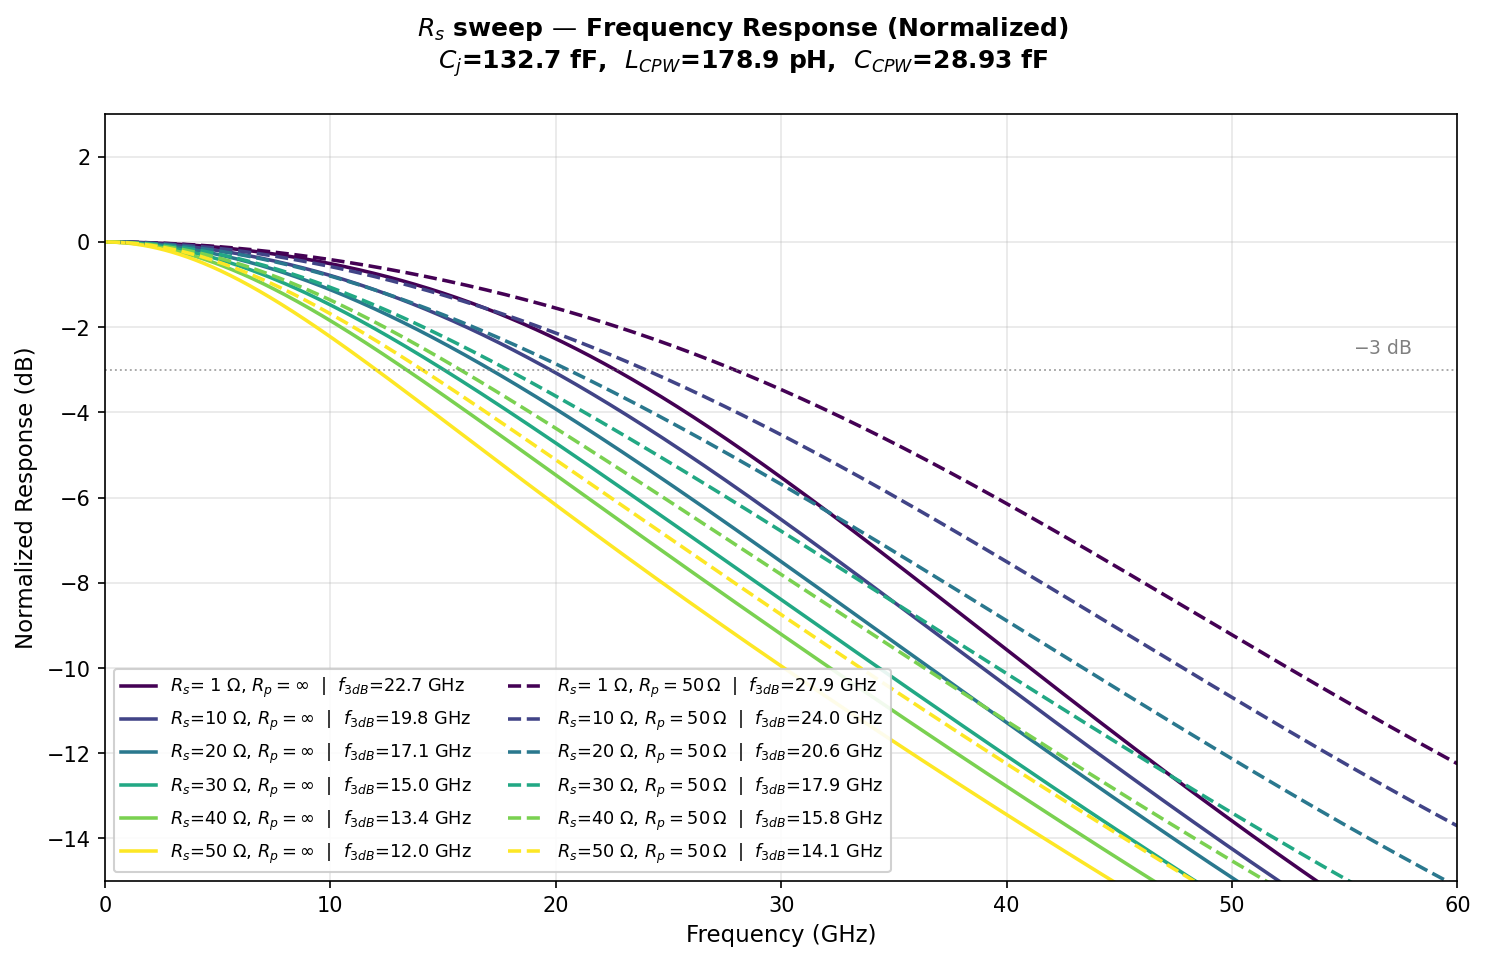

This chart was generated by the following Python code:
"""
Rs sweep with/without shunt resistance Rp
=========================================
Sweep Rs from 1 to 50 Ohm (10 Ohm step).
Compare: Rp = infinity (no shunt) vs Rp = 50 Ohm.

Circuit:
  I_ph || C_PD -- Rs -- L_CPW2 -- NodeA -- L_CPW -- R_L(50Ω)
                                     |
                              C_CPW   Rp + jωL_Rp
                                |        |
                               GND      GND
"""

import numpy as np
import matplotlib.pyplot as plt

# ── Fixed circuit parameters (from CLAUDE.md / main script) ─────────
C_CPW   = 28.93e-15      # F
L_CPW   = 178.9e-12      # H  (total CPW inductance)
L_CPW2  = 0.0            # H  (PD-side CPW segment; 0 for clean comparison)
L_Rp    = 0.0            # H  (parasitic L of Rp; 0 for clean comparison)
C_PD    = 132.7e-15      # F
R_L     = 50.0           # Ω

# ── UTC-PD epilayer + transit times (constant v_os model) ───────────
W_A_undep = 480e-9
W_A_dep   = 160e-9
W_cliff   = 50e-9
W_C       = 740e-9
W_tot     = W_A_undep + W_A_dep + W_cliff + W_C

tau_A      = 7.862e-12
v_os_InP   = 4.0e5       # m/s
v_os_InGaAs = 2.1e5      # m/s
v_h_InGaAs = 4.5e4       # m/s (hole)

tau_Ad = W_A_dep / v_os_InGaAs
tau_cl = W_cliff / v_os_InP
tau_C  = W_C     / v_os_InP
tau_h  = W_A_dep / v_h_InGaAs

def H_ph(w):
    sinc = lambda x: np.sinc(x / np.pi)
    HA   = 1 / (1 + 1j*w*tau_A)
    HAd  = sinc(w*tau_Ad/2) * np.exp(-1j*(w*tau_A + w*tau_Ad/2))
    Hcl  = sinc(w*tau_cl/2) * np.exp(-1j*(w*tau_A + w*tau_Ad + w*tau_cl/2))
    Hco  = sinc(w*tau_C/2)  * np.exp(-1j*(w*tau_A + w*tau_Ad + w*tau_cl + w*tau_C/2))
    HAd_h = sinc(w*tau_h/2) * np.exp(-1j*(w*tau_A + w*tau_h/2))
    return (W_A_undep*HA + W_A_dep*HAd + W_A_dep*HAd_h
            + W_cliff*Hcl + W_C*Hco) / (W_tot + W_A_dep)

def _Y_Rp(w, Rp):
    if np.isinf(Rp):
        return 0.0
    return 1.0 / (Rp + 1j*w*L_Rp)

def H_ckt(w, Rs, Rp):
    Zs  = Rs + 1j*w*L_CPW2
    Y_A = 1j*w*C_CPW + _Y_Rp(w, Rp) + 1/(1j*w*L_CPW + R_L)
    return (R_L / (1j*w*L_CPW + R_L)) / (1j*w*C_PD + Y_A*(1 + 1j*w*C_PD*Zs))

def H_total(w, Rs, Rp):
    return H_ph(w) * H_ckt(w, Rs, Rp)

def find_3dB(f, Hd):
    idx = np.where(Hd <= -3)[0]
    return f[idx[0]]/1e9 if len(idx) else np.nan

# ── Sweep configuration ─────────────────────────────────────────────
Rs_list = [1, 10, 20, 30, 40, 50]           # Ω
Rp_cases = [(np.inf, 'No shunt (Open)'),
            (50.0,   r'$R_p$ = 50 Ω')]

f = np.linspace(0.1e9, 60e9, 4000)
w = 2*np.pi*f

# ── Compute ─────────────────────────────────────────────────────────
results = {}      # results[Rp][Rs] = (Hd_dB, f3dB)
for Rp, _ in Rp_cases:
    results[Rp] = {}
    for Rs in Rs_list:
        Ht = H_total(w, Rs, Rp)
        Hd = 20*np.log10(np.abs(Ht) / np.abs(Ht[0]))
        f3 = find_3dB(f, Hd)
        results[Rp][Rs] = (Hd, f3)

# ── Plot (single overlay) ──────────────────────────────────────────
cmap = plt.cm.viridis
colors = [cmap(i/(len(Rs_list)-1)) for i in range(len(Rs_list))]
ls_map = {np.inf: '-', 50.0: '--'}     # solid = no shunt, dashed = Rp=50Ω

fig, ax = plt.subplots(figsize=(10, 6.5))
fig.suptitle(
    r'$R_s$ sweep — Frequency Response (Normalized)' '\n'
    rf'$C_j$={C_PD*1e15:.1f} fF,  $L_{{CPW}}$={L_CPW*1e12:.1f} pH,  '
    rf'$C_{{CPW}}$={C_CPW*1e15:.2f} fF',
    fontsize=12, fontweight='bold')

for Rp, _ in Rp_cases:
    for ci, Rs in enumerate(Rs_list):
        Hd, f3 = results[Rp][Rs]
        f3_str = f'{f3:.1f}' if not np.isnan(f3) else '>60'
        rp_lbl = r'$R_p{=}\infty$' if np.isinf(Rp) else r'$R_p{=}50\,\Omega$'
        ax.plot(f/1e9, Hd, color=colors[ci], lw=1.7, ls=ls_map[Rp],
                label=rf'$R_s$={Rs:>2} Ω, {rp_lbl}  |  $f_{{3dB}}$={f3_str} GHz')

ax.axhline(-3, color='gray', ls=':', lw=0.9, alpha=0.7)
ax.text(58, -2.7, '$-$3 dB', fontsize=9, color='gray',
        ha='right', va='bottom')
ax.set_xlabel('Frequency (GHz)', fontsize=11)
ax.set_ylabel('Normalized Response (dB)', fontsize=11)
ax.set_xlim(0, 60)
ax.set_ylim(-15, 3)
ax.grid(True, alpha=0.3)
ax.legend(fontsize=8.5, loc='lower left', framealpha=0.9, ncol=2)

fig.tight_layout()
out_path = 'Rs_sweep_Rp_compare.png'
fig.savefig(out_path, dpi=150, bbox_inches='tight')
print(f'Saved: {out_path}')

# ── Bandwidth summary bar plot ──────────────────────────────────────
fig2, ax2 = plt.subplots(figsize=(8, 5))
x = np.arange(len(Rs_list))
bw = 0.38
bw1 = [results[np.inf][Rs][1] for Rs in Rs_list]
bw2 = [results[50.0][Rs][1]  for Rs in Rs_list]

bars1 = ax2.bar(x - bw/2, bw1, bw, color='#1B998B',
                edgecolor='k', lw=0.8, label='No shunt (Open)')
bars2 = ax2.bar(x + bw/2, bw2, bw, color='#FF8C00',
                edgecolor='k', lw=0.8, label=r'$R_p$ = 50 Ω')
for b, v in zip(bars1, bw1):
    if not np.isnan(v):
        ax2.text(b.get_x()+b.get_width()/2, v+0.6, f'{v:.1f}',
                 ha='center', fontsize=8.5, fontweight='bold')
for b, v in zip(bars2, bw2):
    if not np.isnan(v):
        ax2.text(b.get_x()+b.get_width()/2, v+0.6, f'{v:.1f}',
                 ha='center', fontsize=8.5, fontweight='bold')

ax2.set_xticks(x)
ax2.set_xticklabels([rf'{Rs} Ω' for Rs in Rs_list])
ax2.set_xlabel(r'$R_s$', fontsize=12)
ax2.set_ylabel(r'$f_{3dB}$ (GHz)', fontsize=12)
ax2.set_title(r'3 dB Bandwidth vs $R_s$', fontsize=12, fontweight='bold')
ax2.legend(fontsize=10)
ax2.grid(axis='y', alpha=0.35)
fig2.tight_layout()
out_path2 = 'Rs_sweep_BW_summary.png'
fig2.savefig(out_path2, dpi=150, bbox_inches='tight')
print(f'Saved: {out_path2}')

# ── Print summary table ─────────────────────────────────────────────
print()
print(f'{"Rs (Ω)":>8} | {"BW @ Rp=∞ (GHz)":>18} | {"BW @ Rp=50Ω (GHz)":>20} | {"ΔBW":>8}')
print('-' * 65)
for Rs in Rs_list:
    f3_inf = results[np.inf][Rs][1]
    f3_50  = results[50.0][Rs][1]
    s1 = f'{f3_inf:.2f}' if not np.isnan(f3_inf) else '>60'
    s2 = f'{f3_50:.2f}'  if not np.isnan(f3_50)  else '>60'
    d  = f'{f3_50 - f3_inf:+.2f}' if (not np.isnan(f3_inf) and not np.isnan(f3_50)) else 'N/A'
    print(f'{Rs:>8} | {s1:>18} | {s2:>20} | {d:>8}')
